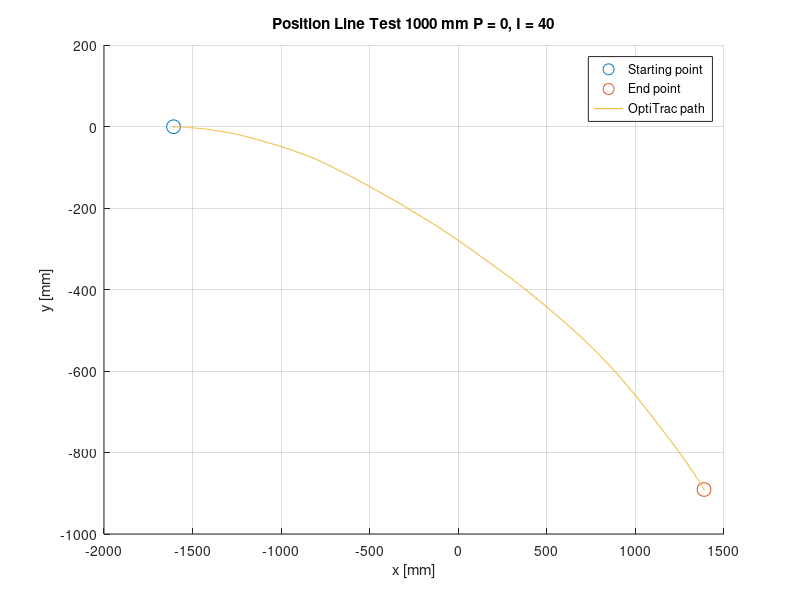

Reproduce this figure in MATLAB.
fileID = fopen('P0_I20.txt','r');


tline=fgetl(fileID);
%headers = strsplit(tline,','); kan brukes for å fjerne headers (fjerner
%første linje

formatSpec = '%f%f%f%f%f%f%f%f';
datacell = textscan(fileID,formatSpec,'Delimiter',',');
time = datacell{2};
X = datacell{6};
Z = datacell{7};
Y = datacell{8};

figure(1);
hold on;
plot(X(1,1),Y(1,1),'o','MarkerSize',10);
plot(X(end,1),Y(end,1),'o','MarkerSize',10);
plot(X,Y);
grid on;
title('Position Line Test 1000 mm P = 0, I = 40');
xlabel('x [mm]');
ylabel('y [mm]');
legend('Starting point','End point','OptiTrac path');
hold off;